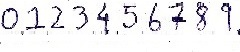
#> input picture demo/handimg/abc.jpeg, 240 x 52 px, found by its file name
$ python cropper.py
#> lines starting #> are read from the running program, lines starting #| are printed output that depends on the picture
import sys,os
from PIL import Image
import os
im=Image.open(r"C:\Users\Riddhik\Desktop\demo\handimg\abc.jpeg")
#> im is the input picture: PIL image 240x52 RGB; mean R, G, B 236.5, 235.8, 237.6
for i in range(0,240,24):
    area = (i,0,i+24,52)
    cim=im.crop(area)

    new_im = Image.new('RGB', (24,52))
    new_im.paste(cim)
    new_im.save(r'C:\Users\Riddhik\Desktop\demo\handimg\wst.jpg')

    os.chdir('C:\\Users\\Riddhik\Desktop\\demo\\handimg')
    src='wst.jpg'
    #dst=chr(ord('A')+int(i/24))+'123.jpg'
    dst=str(int(i/24))+ '.jpg'
    os.rename(src,dst)
#> this loop made 10 passes
#> pass 1, `cim=im.crop(area)`:
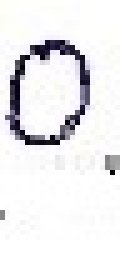
#> cim: PIL image 24x52 RGB (shown 5 times larger); mean R, G, B 234.2, 233.4, 235.7
#> pass 2, `cim=im.crop(area)`:
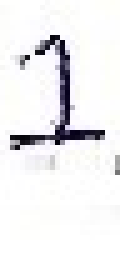
#> cim: PIL image 24x52 RGB (shown 5 times larger); mean R, G, B 238.1, 237.5, 239.1
#> pass 3, `cim=im.crop(area)`:
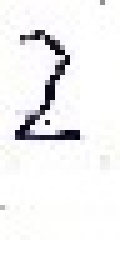
#> cim: PIL image 24x52 RGB (shown 5 times larger); mean R, G, B 241.3, 240.8, 241.6
#> after the loop:
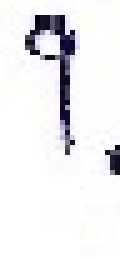
#> cim: PIL image 24x52 RGB (shown 5 times larger); mean R, G, B 236.9, 236.2, 238.6

$ run again, with demo/handimg/qqqqqq.jpeg copied over demo/handimg/abc.jpeg
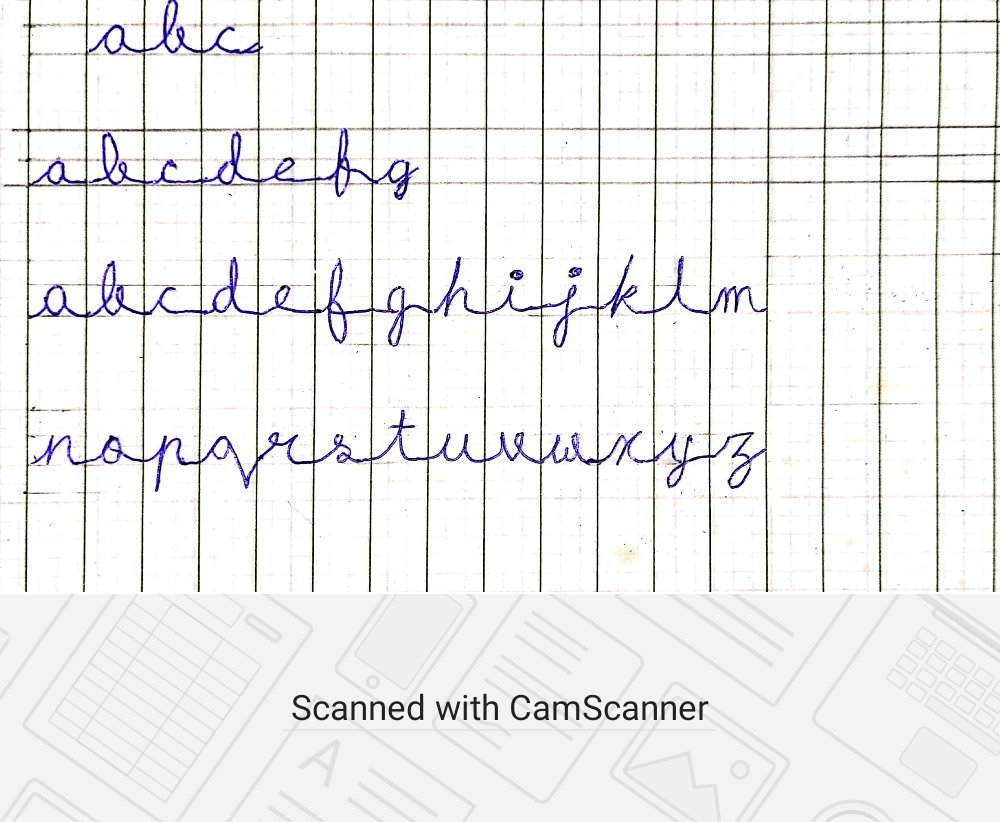
#> input picture demo/handimg/qqqqqq.jpeg, 1000 x 822 px, found by its file name
#> im is the input picture: PIL image 1000x822 RGB; mean R, G, B 239.1, 238.8, 239.7
#> the loop `for i in range(0,240,24):` made 10 passes
#> pass 1, `cim=im.crop(area)`:
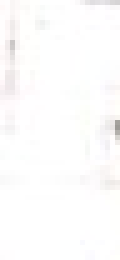
#> cim: PIL image 24x52 RGB (shown 5 times larger); mean R, G, B 253.2, 252.5, 252.4
#> after the loop `for i in range(0,240,24):`:
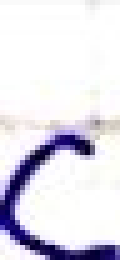
#> cim: PIL image 24x52 RGB (shown 5 times larger); mean R, G, B 224.7, 222.2, 232.5

$ run again, with demo/handimg/ssssss.png saved as demo/handimg/abc.jpeg
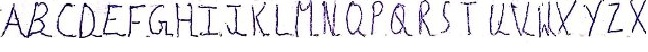
#> input picture demo/handimg/ssssss.png, 648 x 52 px, found by its file name
#> im is the input picture: PIL image 648x52 RGB; mean R, G, B 233.1, 231.7, 234.6
#> the loop `for i in range(0,240,24):` made 10 passes
#> pass 1, `cim=im.crop(area)`:
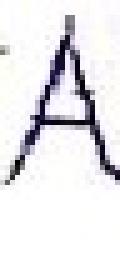
#> cim: PIL image 24x52 RGB (shown 5 times larger); mean R, G, B 230.2, 228.9, 232.1
#> after the loop `for i in range(0,240,24):`:
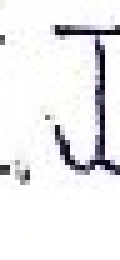
#> cim: PIL image 24x52 RGB (shown 5 times larger); mean R, G, B 235.8, 235, 236.7

$ run again, with demo/handimg/wwwww.png saved as demo/handimg/abc.jpeg
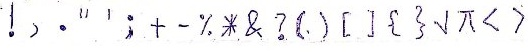
#> input picture demo/handimg/wwwww.png, 528 x 52 px, found by its file name
#> im is the input picture: PIL image 528x52 RGB; mean R, G, B 244, 243.2, 244.3
#> the loop `for i in range(0,240,24):` made 10 passes
#> pass 1, `cim=im.crop(area)`:
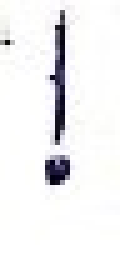
#> cim: PIL image 24x52 RGB (shown 5 times larger); mean R, G, B 240.6, 240.2, 241.5
#> after the loop `for i in range(0,240,24):`:
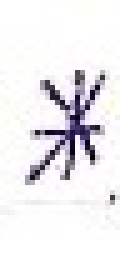
#> cim: PIL image 24x52 RGB (shown 5 times larger); mean R, G, B 236.4, 234.6, 237.4
